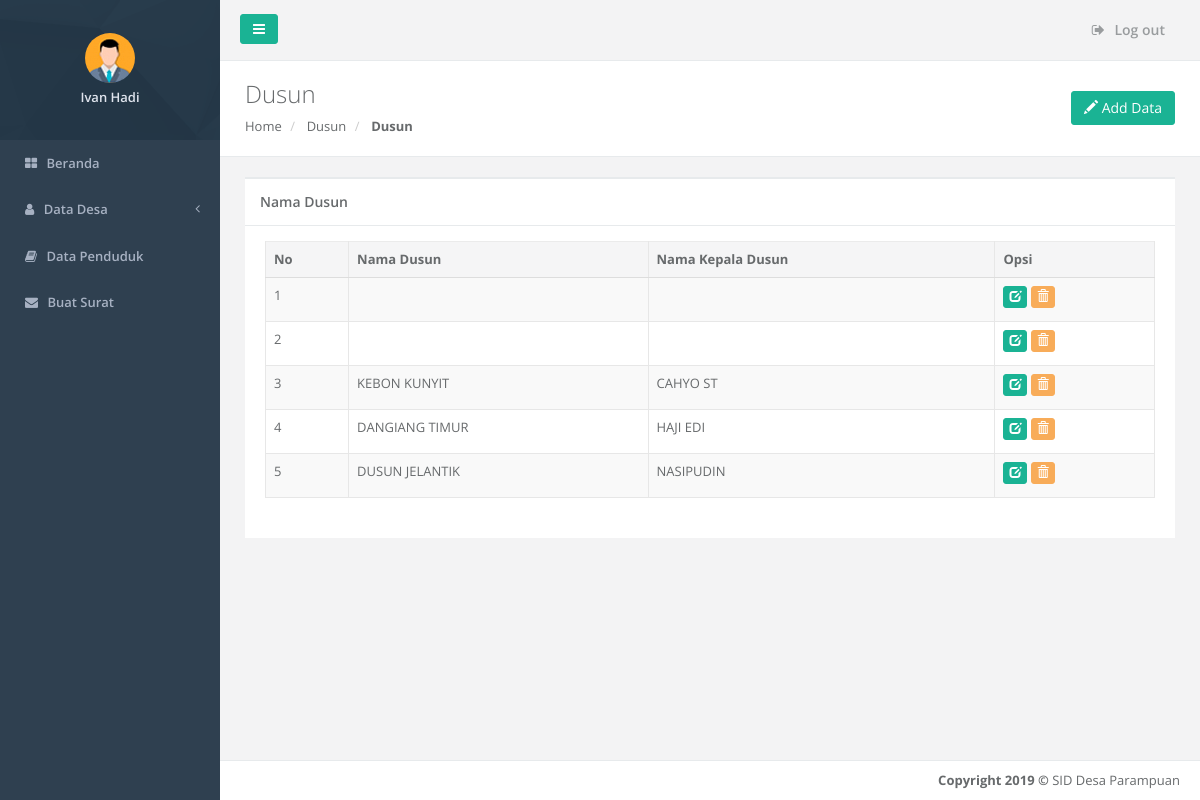
Screenshot of /a_dusun/index.php (signed in) with the database file from the repository.
### tables this page shows
CREATE TABLE `dusun` (
  `id_dusun` int(12) NOT NULL,
  `nama_dusun` varchar(100) NOT NULL,
  `kadus` varchar(100) NOT NULL
);

### a_dusun/index.php (the view, shortened to what this page needs)
<?php include "head.php" ?>
<body>
    <div id="wrapper">
            <?php include "nav.php" ?>
        <div id="page-wrapper" class="gray-bg">
        <div class="row border-bottom">
        <nav class="navbar navbar-static-top" role="navigation" style="margin-bottom: 0">
        <div class="navbar-header">
            <a class="navbar-minimalize minimalize-styl-2 btn btn-primary " href="#"><i class="fa fa-bars"></i> </a>
            <form role="search" class="navbar-form-custom" action="">
            </form>
        </div>
            <ul class="nav navbar-top-links navbar-right">
                <li>
                    <a href="../keluar.php">
                        <i class="fa fa-sign-out"></i> Log out
                    </a>
                </li>
            </ul>
        </nav>
        </div>
            <div class="row wrapper border-bottom white-bg page-heading">
                <div class="col-lg-8">
                    <h2>Dusun</h2>
                    <ol class="breadcrumb">
                        <li>
                            <a href="../index.php">Home</a>
                        </li>
                        <li>
                            <a>Dusun</a>
                        </li>
                        <li class="active">
                            <strong>Dusun</strong>
                        </li>
                    </ol>
                </div>
                <div class="col-lg-4">
                    <div class="title-action">
                        <a href="tambah.php" class="btn btn-primary"><i class="glyphicon glyphicon-pencil"></i> Add Data</a>
                    </div>
                </div>
            </div>
        <div class="wrapper wrapper-content animated fadeInRight">
            <div class="row">
                <div class="col-lg-12">
                <div class="ibox float-e-margins">
                    <div class="ibox-title">
                        <h5>Nama Dusun</h5>
                    </div>
                    <div class="ibox-content">
                    <div class="table-responsive">
                    <table class="table table-striped table-bordered table-hover dataTables-example" >
                    <thead>
                    <tr>
                        <th>No</th>
                        <th>Nama Dusun</th>
                        <th>Nama Kepala Dusun</th>
                        <th>Opsi</th>
                    </tr>
                    </thead>
                    <tbody>
                        <?php
                            include('../koneksi.php');
                            $query = "SELECT * FROM dusun order by id_dusun desc";
                            $result = mysqli_query($con, $query);
                            if(mysqli_num_rows($result) == 0){
                                echo '<tr><td colspan="6">Tidak ada data!</td></tr>';
                            }else{
                                $no = 1;
                                while($data = mysqli_fetch_assoc($result))
                                {
                                    echo '<tr>';
                                    echo '<td>'.$no.'</td>';
                                    echo '<td>'.$data['nama_dusun'].'</td>';
                                    echo '<td>'.$data['kadus'].'</td>';
                                    echo '<td>
                                    <a href="edit.php?id_dusun='.$data['id_dusun'].'" class="btn btn-primary btn-xs"><i class="glyphicon glyphicon-edit"></i></a>
                                    <a href="delete.php?id_dusun='.$data['id_dusun'].'" onclick="return confirm(\'Apakah Yakin Ingin Menghapus Data?\')" class="btn btn-warning btn-xs"><i class="glyphicon glyphicon-trash"></i> </a>
                                    </td>';
                                    echo '</tr>';
                                    $no++;
                                }
                            }
                            ?>
                    </tbody>
                    </table>
                        </div>
                    </div>
                </div>
            </div>
            </div>
        </div>
        <?php include "footer.php" ?>
        </div>
        </div>
</body>
</html>

### rows the page displays
dusun: nama_dusun "KEBON KUNYIT", kadus "CAHYO ST"
dusun: nama_dusun "DANGIANG TIMUR", kadus "HAJI EDI"
dusun: nama_dusun "DUSUN JELANTIK", kadus "NASIPUDIN"

### other values shown
$_SESSION['nama'] "Ivan Hadi"
